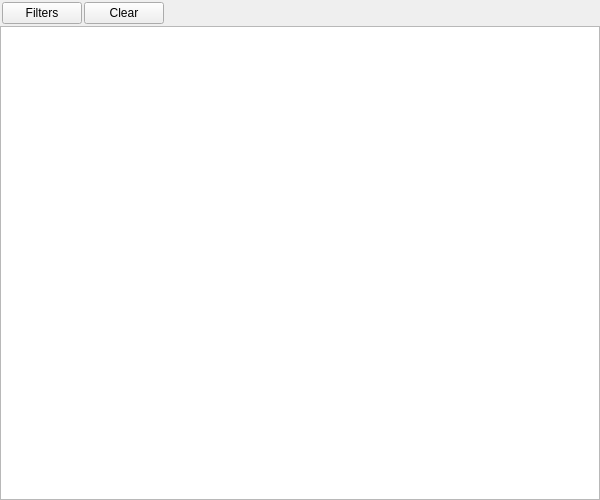
<?xml version="1.0" encoding="UTF-8"?>
<ui version="4.0">
 <class>MemoryLogWindow</class>
 <widget class="QWidget" name="MemoryLogWindow">
  <property name="geometry">
   <rect>
    <x>0</x>
    <y>0</y>
    <width>600</width>
    <height>500</height>
   </rect>
  </property>
  <property name="windowTitle">
   <string>Memory writes</string>
  </property>
  <layout class="QVBoxLayout" name="verticalLayout">
   <property name="spacing">
    <number>0</number>
   </property>
   <property name="leftMargin">
    <number>0</number>
   </property>
   <property name="topMargin">
    <number>0</number>
   </property>
   <property name="rightMargin">
    <number>0</number>
   </property>
   <property name="bottomMargin">
    <number>0</number>
   </property>
   <item>
    <widget class="QWidget" name="buttonBar" native="true">
     <layout class="QHBoxLayout" name="horizontalLayout">
      <property name="spacing">
       <number>2</number>
      </property>
      <property name="leftMargin">
       <number>2</number>
      </property>
      <property name="topMargin">
       <number>2</number>
      </property>
      <property name="rightMargin">
       <number>2</number>
      </property>
      <property name="bottomMargin">
       <number>2</number>
      </property>
      <item>
       <widget class="QPushButton" name="filtersButton">
        <property name="text">
         <string>Filters</string>
        </property>
        <property name="icon">
         <iconset resource="../res/resources.qrc">
          <normaloff>:/resources/fatcow16x16/filter.png</normaloff>:/resources/fatcow16x16/filter.png</iconset>
        </property>
       </widget>
      </item>
      <item>
       <widget class="QPushButton" name="clearButton">
        <property name="text">
         <string>Clear</string>
        </property>
        <property name="icon">
         <iconset resource="../res/resources.qrc">
          <normaloff>:/resources/fatcow16x16/broom.png</normaloff>:/resources/fatcow16x16/broom.png</iconset>
        </property>
       </widget>
      </item>
      <item>
       <spacer name="buttonBarSpacer">
        <property name="orientation">
         <enum>Qt::Horizontal</enum>
        </property>
        <property name="sizeHint" stdset="0">
         <size>
          <width>40</width>
          <height>20</height>
         </size>
        </property>
       </spacer>
      </item>
     </layout>
    </widget>
   </item>
   <item>
    <widget class="QTableView" name="tableView">
     <property name="editTriggers">
      <set>QAbstractItemView::NoEditTriggers</set>
     </property>
     <property name="showDropIndicator" stdset="0">
      <bool>false</bool>
     </property>
     <property name="dragEnabled">
      <bool>false</bool>
     </property>
     <property name="dragDropOverwriteMode">
      <bool>false</bool>
     </property>
     <property name="dragDropMode">
      <enum>QAbstractItemView::NoDragDrop</enum>
     </property>
     <property name="defaultDropAction">
      <enum>Qt::IgnoreAction</enum>
     </property>
     <property name="selectionMode">
      <enum>QAbstractItemView::SingleSelection</enum>
     </property>
     <property name="selectionBehavior">
      <enum>QAbstractItemView::SelectRows</enum>
     </property>
     <property name="sortingEnabled">
      <bool>false</bool>
     </property>
     <property name="cornerButtonEnabled">
      <bool>false</bool>
     </property>
     <attribute name="horizontalHeaderStretchLastSection">
      <bool>true</bool>
     </attribute>
    </widget>
   </item>
  </layout>
 </widget>
 <tabstops>
  <tabstop>filtersButton</tabstop>
  <tabstop>clearButton</tabstop>
  <tabstop>tableView</tabstop>
 </tabstops>
 <resources>
  <include location="../res/resources.qrc"/>
 </resources>
 <connections/>
</ui>
